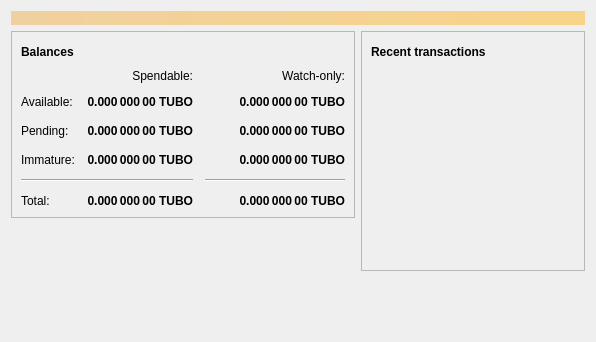
<?xml version="1.0" encoding="UTF-8"?>
<ui version="4.0">
 <class>OverviewPage</class>
 <widget class="QWidget" name="OverviewPage">
  <property name="geometry">
   <rect>
    <x>0</x>
    <y>0</y>
    <width>596</width>
    <height>342</height>
   </rect>
  </property>
  <property name="windowTitle">
   <string>Form</string>
  </property>
  <layout class="QVBoxLayout" name="topLayout">
   <item>
    <widget class="QLabel" name="labelAlerts">
     <property name="visible">
      <bool>false</bool>
     </property>
     <property name="styleSheet">
      <string notr="true">QLabel { background-color: qlineargradient(x1: 0, y1: 0, x2: 1, y2: 0, stop:0 #F0D0A0, stop:1 #F8D488); color:#000000; }</string>
     </property>
     <property name="wordWrap">
      <bool>true</bool>
     </property>
     <property name="margin">
      <number>3</number>
     </property>
     <property name="textInteractionFlags">
      <set>Qt::TextSelectableByMouse</set>
     </property>
    </widget>
   </item>
   <item>
    <layout class="QHBoxLayout" name="horizontalLayout" stretch="1,1">
     <item>
      <layout class="QVBoxLayout" name="verticalLayout_2">
       <item>
        <widget class="QFrame" name="frame">
         <property name="frameShape">
          <enum>QFrame::StyledPanel</enum>
         </property>
         <property name="frameShadow">
          <enum>QFrame::Raised</enum>
         </property>
         <layout class="QVBoxLayout" name="verticalLayout_4">
          <item>
           <layout class="QHBoxLayout" name="horizontalLayout_4">
            <item>
             <widget class="QLabel" name="label_5">
              <property name="font">
               <font>
                <weight>75</weight>
                <bold>true</bold>
               </font>
              </property>
              <property name="text">
               <string>Balances</string>
              </property>
             </widget>
            </item>
            <item>
             <widget class="QPushButton" name="labelWalletStatus">
              <property name="enabled">
               <bool>true</bool>
              </property>
              <property name="maximumSize">
               <size>
                <width>30</width>
                <height>16777215</height>
               </size>
              </property>
              <property name="toolTip">
               <string>The displayed information may be out of date. Your wallet automatically synchronizes with the TuboPay network after a connection is established, but this process has not completed yet.</string>
              </property>
              <property name="text">
               <string/>
              </property>
              <property name="icon">
               <iconset resource="../bitcoin.qrc">
                <normaloff>:/icons/warning</normaloff>
                <disabledoff>:/icons/warning</disabledoff>:/icons/warning</iconset>
              </property>
              <property name="iconSize">
               <size>
                <width>24</width>
                <height>24</height>
               </size>
              </property>
              <property name="flat">
               <bool>true</bool>
              </property>
             </widget>
            </item>
            <item>
             <spacer name="horizontalSpacer_3">
              <property name="orientation">
               <enum>Qt::Horizontal</enum>
              </property>
              <property name="sizeHint" stdset="0">
               <size>
                <width>40</width>
                <height>20</height>
               </size>
              </property>
             </spacer>
            </item>
           </layout>
          </item>
          <item>
           <layout class="QGridLayout" name="gridLayout">
            <property name="spacing">
             <number>12</number>
            </property>
            <item row="2" column="2">
             <widget class="QLabel" name="labelWatchPending">
              <property name="font">
               <font>
                <weight>75</weight>
                <bold>true</bold>
               </font>
              </property>
              <property name="cursor">
               <cursorShape>IBeamCursor</cursorShape>
              </property>
              <property name="toolTip">
               <string>Unconfirmed transactions to watch-only addresses</string>
              </property>
              <property name="text">
               <string notr="true">0.000 000 00 TUBO</string>
              </property>
              <property name="alignment">
               <set>Qt::AlignRight|Qt::AlignTrailing|Qt::AlignVCenter</set>
              </property>
              <property name="textInteractionFlags">
               <set>Qt::LinksAccessibleByMouse|Qt::TextSelectableByKeyboard|Qt::TextSelectableByMouse</set>
              </property>
             </widget>
            </item>
            <item row="2" column="1">
             <widget class="QLabel" name="labelUnconfirmed">
              <property name="font">
               <font>
                <weight>75</weight>
                <bold>true</bold>
               </font>
              </property>
              <property name="cursor">
               <cursorShape>IBeamCursor</cursorShape>
              </property>
              <property name="toolTip">
               <string>Total of transactions that have yet to be confirmed, and do not yet count toward the spendable balance</string>
              </property>
              <property name="text">
               <string notr="true">0.000 000 00 TUBO</string>
              </property>
              <property name="alignment">
               <set>Qt::AlignRight|Qt::AlignTrailing|Qt::AlignVCenter</set>
              </property>
              <property name="textInteractionFlags">
               <set>Qt::LinksAccessibleByMouse|Qt::TextSelectableByKeyboard|Qt::TextSelectableByMouse</set>
              </property>
             </widget>
            </item>
            <item row="3" column="2">
             <widget class="QLabel" name="labelWatchImmature">
              <property name="font">
               <font>
                <weight>75</weight>
                <bold>true</bold>
               </font>
              </property>
              <property name="cursor">
               <cursorShape>IBeamCursor</cursorShape>
              </property>
              <property name="toolTip">
               <string>Mined balance in watch-only addresses that has not yet matured</string>
              </property>
              <property name="text">
               <string notr="true">0.000 000 00 TUBO</string>
              </property>
              <property name="alignment">
               <set>Qt::AlignRight|Qt::AlignTrailing|Qt::AlignVCenter</set>
              </property>
              <property name="textInteractionFlags">
               <set>Qt::LinksAccessibleByMouse|Qt::TextSelectableByKeyboard|Qt::TextSelectableByMouse</set>
              </property>
             </widget>
            </item>
            <item row="4" column="0" colspan="2">
             <widget class="Line" name="line">
              <property name="orientation">
               <enum>Qt::Horizontal</enum>
              </property>
             </widget>
            </item>
            <item row="4" column="2">
             <widget class="Line" name="lineWatchBalance">
              <property name="sizePolicy">
               <sizepolicy hsizetype="Preferred" vsizetype="Fixed">
                <horstretch>0</horstretch>
                <verstretch>0</verstretch>
               </sizepolicy>
              </property>
              <property name="minimumSize">
               <size>
                <width>140</width>
                <height>0</height>
               </size>
              </property>
              <property name="orientation">
               <enum>Qt::Horizontal</enum>
              </property>
             </widget>
            </item>
            <item row="5" column="0">
             <widget class="QLabel" name="labelTotalText">
              <property name="text">
               <string>Total:</string>
              </property>
             </widget>
            </item>
            <item row="3" column="1">
             <widget class="QLabel" name="labelImmature">
              <property name="font">
               <font>
                <weight>75</weight>
                <bold>true</bold>
               </font>
              </property>
              <property name="cursor">
               <cursorShape>IBeamCursor</cursorShape>
              </property>
              <property name="toolTip">
               <string>Mined balance that has not yet matured</string>
              </property>
              <property name="text">
               <string notr="true">0.000 000 00 TUBO</string>
              </property>
              <property name="alignment">
               <set>Qt::AlignRight|Qt::AlignTrailing|Qt::AlignVCenter</set>
              </property>
              <property name="textInteractionFlags">
               <set>Qt::LinksAccessibleByMouse|Qt::TextSelectableByKeyboard|Qt::TextSelectableByMouse</set>
              </property>
             </widget>
            </item>
            <item row="2" column="3">
             <spacer name="horizontalSpacer_2">
              <property name="orientation">
               <enum>Qt::Horizontal</enum>
              </property>
              <property name="sizeHint" stdset="0">
               <size>
                <width>40</width>
                <height>20</height>
               </size>
              </property>
             </spacer>
            </item>
            <item row="3" column="0">
             <widget class="QLabel" name="labelImmatureText">
              <property name="text">
               <string>Immature:</string>
              </property>
             </widget>
            </item>
            <item row="5" column="1">
             <widget class="QLabel" name="labelTotal">
              <property name="font">
               <font>
                <weight>75</weight>
                <bold>true</bold>
               </font>
              </property>
              <property name="cursor">
               <cursorShape>IBeamCursor</cursorShape>
              </property>
              <property name="toolTip">
               <string>Your current total balance</string>
              </property>
              <property name="text">
               <string notr="true">0.000 000 00 TUBO</string>
              </property>
              <property name="alignment">
               <set>Qt::AlignRight|Qt::AlignTrailing|Qt::AlignVCenter</set>
              </property>
              <property name="textInteractionFlags">
               <set>Qt::LinksAccessibleByMouse|Qt::TextSelectableByKeyboard|Qt::TextSelectableByMouse</set>
              </property>
             </widget>
            </item>
            <item row="5" column="2">
             <widget class="QLabel" name="labelWatchTotal">
              <property name="font">
               <font>
                <weight>75</weight>
                <bold>true</bold>
               </font>
              </property>
              <property name="cursor">
               <cursorShape>IBeamCursor</cursorShape>
              </property>
              <property name="toolTip">
               <string>Current total balance in watch-only addresses</string>
              </property>
              <property name="text">
               <string notr="true">0.000 000 00 TUBO</string>
              </property>
              <property name="alignment">
               <set>Qt::AlignRight|Qt::AlignTrailing|Qt::AlignVCenter</set>
              </property>
              <property name="textInteractionFlags">
               <set>Qt::LinksAccessibleByMouse|Qt::TextSelectableByKeyboard|Qt::TextSelectableByMouse</set>
              </property>
             </widget>
            </item>
            <item row="0" column="2">
             <widget class="QLabel" name="labelWatchonly">
              <property name="text">
               <string>Watch-only:</string>
              </property>
              <property name="alignment">
               <set>Qt::AlignRight|Qt::AlignTrailing|Qt::AlignVCenter</set>
              </property>
             </widget>
            </item>
            <item row="1" column="0">
             <widget class="QLabel" name="labelBalanceText">
              <property name="text">
               <string>Available:</string>
              </property>
             </widget>
            </item>
            <item row="1" column="1">
             <widget class="QLabel" name="labelBalance">
              <property name="font">
               <font>
                <weight>75</weight>
                <bold>true</bold>
               </font>
              </property>
              <property name="cursor">
               <cursorShape>IBeamCursor</cursorShape>
              </property>
              <property name="toolTip">
               <string>Your current spendable balance</string>
              </property>
              <property name="text">
               <string notr="true">0.000 000 00 TUBO</string>
              </property>
              <property name="alignment">
               <set>Qt::AlignRight|Qt::AlignTrailing|Qt::AlignVCenter</set>
              </property>
              <property name="textInteractionFlags">
               <set>Qt::LinksAccessibleByMouse|Qt::TextSelectableByKeyboard|Qt::TextSelectableByMouse</set>
              </property>
             </widget>
            </item>
            <item row="1" column="2">
             <widget class="QLabel" name="labelWatchAvailable">
              <property name="font">
               <font>
                <weight>75</weight>
                <bold>true</bold>
               </font>
              </property>
              <property name="cursor">
               <cursorShape>IBeamCursor</cursorShape>
              </property>
              <property name="toolTip">
               <string>Your current balance in watch-only addresses</string>
              </property>
              <property name="text">
               <string notr="true">0.000 000 00 TUBO</string>
              </property>
              <property name="alignment">
               <set>Qt::AlignRight|Qt::AlignTrailing|Qt::AlignVCenter</set>
              </property>
              <property name="textInteractionFlags">
               <set>Qt::LinksAccessibleByMouse|Qt::TextSelectableByKeyboard|Qt::TextSelectableByMouse</set>
              </property>
             </widget>
            </item>
            <item row="2" column="0">
             <widget class="QLabel" name="labelPendingText">
              <property name="text">
               <string>Pending:</string>
              </property>
             </widget>
            </item>
            <item row="0" column="1">
             <widget class="QLabel" name="labelSpendable">
              <property name="text">
               <string>Spendable:</string>
              </property>
              <property name="alignment">
               <set>Qt::AlignRight|Qt::AlignTrailing|Qt::AlignVCenter</set>
              </property>
             </widget>
            </item>
           </layout>
          </item>
         </layout>
        </widget>
       </item>
       <item>
        <spacer name="verticalSpacer">
         <property name="orientation">
          <enum>Qt::Vertical</enum>
         </property>
         <property name="sizeHint" stdset="0">
          <size>
           <width>20</width>
           <height>40</height>
          </size>
         </property>
        </spacer>
       </item>
      </layout>
     </item>
     <item>
      <layout class="QVBoxLayout" name="verticalLayout_3">
       <item>
        <widget class="QFrame" name="frame_2">
         <property name="frameShape">
          <enum>QFrame::StyledPanel</enum>
         </property>
         <property name="frameShadow">
          <enum>QFrame::Raised</enum>
         </property>
         <layout class="QVBoxLayout" name="verticalLayout">
          <item>
           <layout class="QHBoxLayout" name="horizontalLayout_2">
            <item>
             <widget class="QLabel" name="label_4">
              <property name="font">
               <font>
                <weight>75</weight>
                <bold>true</bold>
               </font>
              </property>
              <property name="text">
               <string>Recent transactions</string>
              </property>
             </widget>
            </item>
            <item>
             <widget class="QPushButton" name="labelTransactionsStatus">
              <property name="enabled">
               <bool>true</bool>
              </property>
              <property name="maximumSize">
               <size>
                <width>30</width>
                <height>16777215</height>
               </size>
              </property>
              <property name="toolTip">
               <string>The displayed information may be out of date. Your wallet automatically synchronizes with the TuboPay network after a connection is established, but this process has not completed yet.</string>
              </property>
              <property name="text">
               <string/>
              </property>
              <property name="icon">
               <iconset resource="../bitcoin.qrc">
                <normaloff>:/icons/warning</normaloff>
                <disabledoff>:/icons/warning</disabledoff>:/icons/warning</iconset>
              </property>
              <property name="iconSize">
               <size>
                <width>24</width>
                <height>24</height>
               </size>
              </property>
              <property name="flat">
               <bool>true</bool>
              </property>
             </widget>
            </item>
            <item>
             <spacer name="horizontalSpacer">
              <property name="orientation">
               <enum>Qt::Horizontal</enum>
              </property>
              <property name="sizeHint" stdset="0">
               <size>
                <width>40</width>
                <height>20</height>
               </size>
              </property>
             </spacer>
            </item>
           </layout>
          </item>
          <item>
           <widget class="QListView" name="listTransactions">
            <property name="styleSheet">
             <string notr="true">QListView { background: transparent; }</string>
            </property>
            <property name="frameShape">
             <enum>QFrame::NoFrame</enum>
            </property>
            <property name="verticalScrollBarPolicy">
             <enum>Qt::ScrollBarAlwaysOff</enum>
            </property>
            <property name="horizontalScrollBarPolicy">
             <enum>Qt::ScrollBarAlwaysOff</enum>
            </property>
            <property name="selectionMode">
             <enum>QAbstractItemView::NoSelection</enum>
            </property>
           </widget>
          </item>
         </layout>
        </widget>
       </item>
       <item>
        <spacer name="verticalSpacer_2">
         <property name="orientation">
          <enum>Qt::Vertical</enum>
         </property>
         <property name="sizeHint" stdset="0">
          <size>
           <width>20</width>
           <height>40</height>
          </size>
         </property>
        </spacer>
       </item>
      </layout>
     </item>
    </layout>
   </item>
  </layout>
 </widget>
 <resources/>
 <connections/>
</ui>
